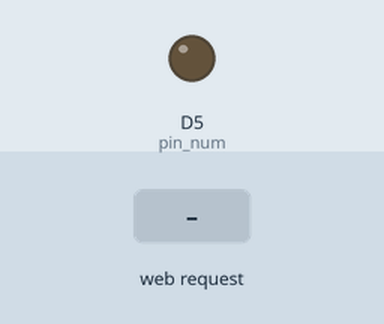
Recording of a sketch running on a simulated ESP8266 (NodeMCU). Parts: output pins drawn as LEDs (lit = HIGH). The test bench sets the inputs (shaded band). WiFi joins after 1.5 s; servers stay silent unless stated; what the sketch prints to the serial monitor is not drawn.

Above: at 2.7 s.
2.8 s: HTTP request GET /D5/on received
At 3.1 s:
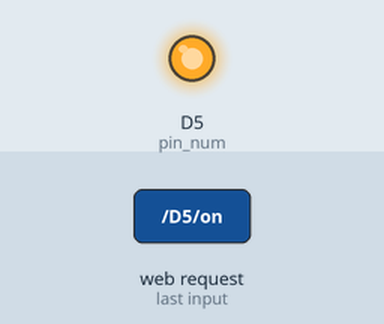
4.3 s: HTTP request GET /D5/off received
At 5.5 s:
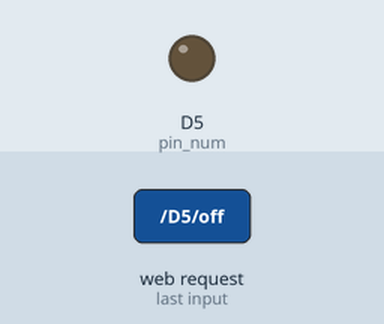
Timing chart, 0 to 7.3 s (numbered marks = the images above; inputs shaded):
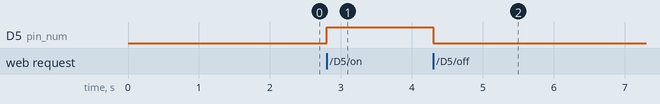

Measured:
- after the input at 2.8 s, D5 (pin_num): LOW → HIGH at once
- after the input at 4.3 s, D5 (pin_num): HIGH → LOW at once

The sketch:

web_real.ino
```cpp
#include <ESP8266WiFi.h>

// Replace with your network credentials
const char* ssid     = "Your network name ";
const char* password = "Your network password";

// Set web server port number to 80
WiFiServer server(80);

// Variable to store the HTTP request
String header;

// Auxiliar variables to store the current output state
String pin_State = "off";

// Assign output variables to GPIO pins
const int pin_num = D5;


void setup() {
Serial.begin(115200);
// Initialize the output variables as outputs
pinMode(pin_num, OUTPUT);

// Set outputs to LOW
digitalWrite(pin_num, LOW);


// Connect to Wi-Fi network with SSID and password
Serial.print("Connecting to ");
Serial.println(ssid);
WiFi.begin(ssid, password);
while (WiFi.status() != WL_CONNECTED) {
  delay(500);
  Serial.print(".");
}
// Print local IP address and start web server
Serial.println("");
Serial.println("WiFi connected.");
Serial.println("IP address: ");
Serial.println(WiFi.localIP());
server.begin();
}

void loop(){
WiFiClient client = server.available();   // Listen for incoming clients

if (client) {                             // If a new client connects,
  Serial.println("New Client.");          // print a message out in the serial port
  String currentLine = "";                // make a String to hold incoming data from the client


  while (client.connected()) { // loop while the client's connected
    if (client.available()) {             // if there's bytes to read from the client,
      char c = client.read();             // read a byte, then
                                        // print it out the serial monitor
      header += c;
      if (c == '\n') {


       // if the byte is a newline character
        // if the current line is blank, you got two newline characters in a row.
        // that's the end of the client HTTP request, so send a response:


        if (currentLine.length() == 0) {

          // turns the GPIOs on and off

          if (header.indexOf("GET /D5/on") >= 0) {
            Serial.println("pin D5 is on");
            pin_State = "on";
            digitalWrite(pin_num, HIGH);
          }
          else if (header.indexOf("GET /D5/off") >= 0) {
            Serial.println("pin D5 is off");
            pin_State = "off";
            digitalWrite(pin_num, LOW);
          }


          // Display the HTML web page
          client.println("<!DOCTYPE html><html>");
          client.println("<head><meta name=\"viewport\" content=\"width=device-width, initial-scale=1\">");
          // CSS to style the on/off buttons
          // Feel free to change the background-color and font-size attributes to fit your preferences
          client.println("<style>html { font-family: Helvetica; display: inline-block; margin: 0px auto; text-align: center;}");
          client.println(".button { background-color: #195B6A; border: none; color: white; padding: 16px 130px;");
          client.println("text-decoration: none; font-size: 30px; margin: 2px; cursor: pointer;}");
          client.println(".button2 {background-color: #77878A;}</style></head>");

          // Web Page Heading
          client.println("<body><h1>AZ Electronics Server</h1>");

          // Display current state, and ON/OFF buttons for GPIO D5
          client.println("<p>Pin D5 - State " + pin_State + "</p>");
          // If the pin_State is off, it displays the ON button
          if (pin_State=="off") {
            client.println("<p><a href=\"/D5/on\"><button class=\"button\">ON</button></a></p>");
          } else {
            client.println("<p><a href=\"/D5/off\"><button class=\"button button2\">OFF</button></a></p>");
          }


           client.println("</body></html>");
          // The HTTP response ends with another blank line
          client.println();
          // Break out of the while loop
          break;
        } else { // if you got a newline, then clear currentLine
          currentLine = "";
        }
      }
    }
  }
  // Clear the header variable
  header = "";
  // Close the connection
  client.stop();
  Serial.println("Client disconnected.");
  Serial.println("");
}
}
```
